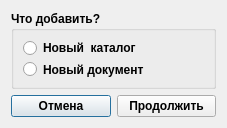
<?xml version="1.0" encoding="UTF-8"?>
<ui version="4.0">
 <class>CAddItem</class>
 <widget class="QDialog" name="CAddItem">
  <property name="windowModality">
   <enum>Qt::WindowModal</enum>
  </property>
  <property name="geometry">
   <rect>
    <x>0</x>
    <y>0</y>
    <width>227</width>
    <height>128</height>
   </rect>
  </property>
  <property name="sizePolicy">
   <sizepolicy hsizetype="Fixed" vsizetype="Expanding">
    <horstretch>0</horstretch>
    <verstretch>0</verstretch>
   </sizepolicy>
  </property>
  <property name="minimumSize">
   <size>
    <width>227</width>
    <height>128</height>
   </size>
  </property>
  <property name="maximumSize">
   <size>
    <width>227</width>
    <height>128</height>
   </size>
  </property>
  <property name="windowTitle">
   <string/>
  </property>
  <property name="modal">
   <bool>true</bool>
  </property>
  <layout class="QGridLayout" name="gridLayout_2">
   <item row="0" column="0" colspan="2">
    <widget class="QGroupBox" name="groupBoxNewChoose">
     <property name="font">
      <font>
       <family>Arial</family>
       <pointsize>9</pointsize>
       <weight>75</weight>
       <bold>true</bold>
      </font>
     </property>
     <property name="title">
      <string>Что добавить?</string>
     </property>
     <property name="flat">
      <bool>true</bool>
     </property>
     <property name="checkable">
      <bool>false</bool>
     </property>
     <layout class="QGridLayout" name="gridLayout">
      <item row="0" column="0">
       <widget class="QRadioButton" name="radioAddCatalog">
        <property name="font">
         <font>
          <family>Arial</family>
          <pointsize>9</pointsize>
          <weight>75</weight>
          <bold>true</bold>
         </font>
        </property>
        <property name="text">
         <string>Новый  каталог</string>
        </property>
        <property name="iconSize">
         <size>
          <width>16</width>
          <height>16</height>
         </size>
        </property>
       </widget>
      </item>
      <item row="1" column="0">
       <widget class="QRadioButton" name="radioAddDocument">
        <property name="font">
         <font>
          <family>Arial</family>
          <pointsize>9</pointsize>
          <weight>75</weight>
          <bold>true</bold>
         </font>
        </property>
        <property name="text">
         <string>Новый документ</string>
        </property>
       </widget>
      </item>
     </layout>
    </widget>
   </item>
   <item row="4" column="0" colspan="2">
    <layout class="QHBoxLayout" name="hLayoutOkCancel">
     <item>
      <widget class="QPushButton" name="buttonCancel">
       <property name="font">
        <font>
         <family>Arial</family>
         <pointsize>9</pointsize>
         <weight>75</weight>
         <bold>true</bold>
        </font>
       </property>
       <property name="text">
        <string>Отмена</string>
       </property>
      </widget>
     </item>
     <item>
      <widget class="QPushButton" name="buttonSave">
       <property name="font">
        <font>
         <family>Arial</family>
         <pointsize>9</pointsize>
         <weight>75</weight>
         <bold>true</bold>
        </font>
       </property>
       <property name="text">
        <string>Продолжить</string>
       </property>
      </widget>
     </item>
    </layout>
   </item>
  </layout>
 </widget>
 <resources/>
 <connections/>
</ui>
